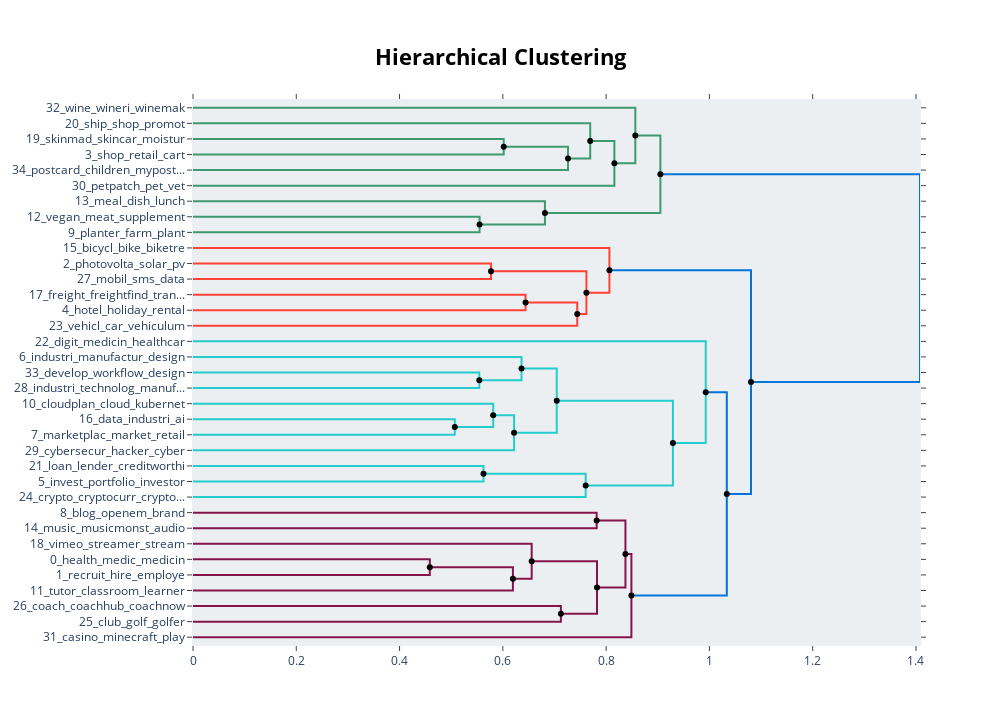

Notebook source saved alongside this figure:
### Markdown cell above
These overlaps could be a potential for merging certain clusters into bigger ones. To see clearer which topic clusters could be merged into bigger ones, we can plot the dendrogram of the hierarchical clustering.

### Code cell
hierarchical_topics = topic_model.hierarchical_topics(docs)
topic_model.visualize_hierarchy(hierarchical_topics=hierarchical_topics)

### Figure 1 — Plotly figure (JSON) as saved in the notebook; plotly's stock layout.template omitted (floating-point values rounded to 4 significant figures)
{"data": [{"hoverinfo": "text", "marker": {"color": "rgb(61,153,112)"}, "mode": "lines", "text": ["skinmad_skincar_moistur_cream_skin", "", "", "shop_retail_cart_sneaker_fashion"], "type": "scatter", "x": [0, 0.6017, 0.6017, 0], "xaxis": "x", "y": [-25, -25, -35, -35], "yaxis": "y"}, {"hoverinfo": "text", "marker": {"color": "rgb(61,153,112)"}, "mode": "lines", "text": ["shop_retail_brand_fashion_product", "", "", "postcard_children_mypostcard_craft_occas"], "type": "scatter", "x": [0.6017, 0.7262, 0.7262, 0], "xaxis": "x", "y": [-30, -30, -45, -45], "yaxis": "y"}, {"hoverinfo": "text", "marker": {"color": "rgb(61,153,112)"}, "mode": "lines", "text": ["ship_shop_promot_fee_payment", "", "", "shop_retail_brand_fashion_product"], "type": "scatter", "x": [0, 0.7692, 0.7692, 0.7262], "xaxis": "x", "y": [-15, -15, -37.5, -37.5], "yaxis": "y"}, {"hoverinfo": "text", "marker": {"color": "rgb(61,153,112)"}, "mode": "lines", "text": ["shop_retail_brand_fashion_product", "", "", "petpatch_pet_vet_veterinarian_dog"], "type": "scatter", "x": [0.7692, 0.816, 0.816, 0], "xaxis": "x", "y": [-26.25, -26.25, -55, -55], "yaxis": "y"}, {"hoverinfo": "text", "marker": {"color": "rgb(61,153,112)"}, "mode": "lines", "text": ["wine_wineri_winemak_grapealli_brew", "", "", "brand_retail_fashion_shop_categori"], "type": "scatter", "x": [0, 0.8566, 0.8566, 0.816], "xaxis": "x", "y": [-5, -5, -40.62, -40.62], "yaxis": "y"}, {"hoverinfo": "text", "marker": {"color": "rgb(61,153,112)"}, "mode": "lines", "text": ["vegan_meat_supplement_dietari_nutrit", "", "", "planter_farm_plant_garden_farmer"], "type": "scatter", "x": [0, 0.555, 0.555, 0], "xaxis": "x", "y": [-75, -75, -85, -85], "yaxis": "y"}, {"hoverinfo": "text", "marker": {"color": "rgb(61,153,112)"}, "mode": "lines", "text": ["meal_dish_lunch_cater_foodji", "", "", "planter_vegan_plant_qualiti_grass"], "type": "scatter", "x": [0, 0.6816, 0.6816, 0.555], "xaxis": "x", "y": [-65, -65, -80, -80], "yaxis": "y"}, {"hoverinfo": "text", "marker": {"color": "rgb(61,153,112)"}, "mode": "lines", "text": ["brand_retail_categori_servic_shop", "", "", "dish_planter_qualiti_healthi_cater"], "type": "scatter", "x": [0.8566, 0.9051, 0.9051, 0.6816], "xaxis": "x", "y": [-22.81, -22.81, -72.5, -72.5], "yaxis": "y"}, {"hoverinfo": "text", "marker": {"color": "rgb(255,65,54)"}, "mode": "lines", "text": ["photovolta_solar_pv_industri_energi", "", "", "mobil_sms_data_lp_market"], "type": "scatter", "x": [0, 0.5771, 0.5771, 0], "xaxis": "x", "y": [-105, -105, -115, -115], "yaxis": "y"}, {"hoverinfo": "text", "marker": {"color": "rgb(255,65,54)"}, "mode": "lines", "text": ["freight_freightfind_transport_cargo_shipper", "", "", "hotel_holiday_rental_rent_travel"], "type": "scatter", "x": [0, 0.644, 0.644, 0], "xaxis": "x", "y": [-125, -125, -135, -135], "yaxis": "y"}, {"hoverinfo": "text", "marker": {"color": "rgb(255,65,54)"}, "mode": "lines", "text": ["freight_travel_shipper_ship_hotel", "", "", "vehicl_car_vehiculum_dealership_ferrari"], "type": "scatter", "x": [0.644, 0.7441, 0.7441, 0], "xaxis": "x", "y": [-130, -130, -145, -145], "yaxis": "y"}, {"hoverinfo": "text", "marker": {"color": "rgb(255,65,54)"}, "mode": "lines", "text": ["photovolta_solar_pv_industri_energi", "", "", "vehicl_car_rental_rent_truck"], "type": "scatter", "x": [0.5771, 0.7619, 0.7619, 0.7441], "xaxis": "x", "y": [-110, -110, -137.5, -137.5], "yaxis": "y"}, {"hoverinfo": "text", "marker": {"color": "rgb(255,65,54)"}, "mode": "lines", "text": ["bicycl_bike_biketre_cyclist_vehicl", "", "", "vehicl_rent_rental_electr_tenant"], "type": "scatter", "x": [0, 0.8064, 0.8064, 0.7619], "xaxis": "x", "y": [-95, -95, -123.8, -123.8], "yaxis": "y"}, {"hoverinfo": "text", "marker": {"color": "rgb(35,205,205)"}, "mode": "lines", "text": ["develop_workflow_design_technolog_implement", "", "", "industri_technolog_manufactur_translat_digit"], "type": "scatter", "x": [0, 0.5544, 0.5544, 0], "xaxis": "x", "y": [-175, -175, -185, -185], "yaxis": "y"}, {"hoverinfo": "text", "marker": {"color": "rgb(35,205,205)"}, "mode": "lines", "text": ["industri_manufactur_design_develop_autom", "", "", "industri_technolog_translat_technic_digit"], "type": "scatter", "x": [0, 0.6361, 0.6361, 0.5544], "xaxis": "x", "y": [-165, -165, -180, -180], "yaxis": "y"}, {"hoverinfo": "text", "marker": {"color": "rgb(35,205,205)"}, "mode": "lines", "text": ["data_industri_ai_itsmydata_search", "", "", "marketplac_market_retail_shop_salesforc"], "type": "scatter", "x": [0, 0.507, 0.507, 0], "xaxis": "x", "y": [-205, -205, -215, -215], "yaxis": "y"}, {"hoverinfo": "text", "marker": {"color": "rgb(35,205,205)"}, "mode": "lines", "text": ["cloudplan_cloud_kubernet_servic_telecommun", "", "", "data_marketplac_ai_market_industri"], "type": "scatter", "x": [0, 0.5813, 0.5813, 0.507], "xaxis": "x", "y": [-195, -195, -210, -210], "yaxis": "y"}, {"hoverinfo": "text", "marker": {"color": "rgb(35,205,205)"}, "mode": "lines", "text": ["data_marketplac_industri_ai_market", "", "", "cybersecur_hacker_cyber_corpor_complianc"], "type": "scatter", "x": [0.5813, 0.6218, 0.6218, 0], "xaxis": "x", "y": [-202.5, -202.5, -225, -225], "yaxis": "y"}, {"hoverinfo": "text", "marker": {"color": "rgb(35,205,205)"}, "mode": "lines", "text": ["industri_manufactur_technolog_develop_design", "", "", "data_marketplac_industri_ai_market"], "type": "scatter", "x": [0.6361, 0.7044, 0.7044, 0.6218], "xaxis": "x", "y": [-172.5, -172.5, -213.8, -213.8], "yaxis": "y"}, {"hoverinfo": "text", "marker": {"color": "rgb(35,205,205)"}, "mode": "lines", "text": ["loan_lender_creditworthi_payment_bank", "", "", "invest_portfolio_investor_financ_market"], "type": "scatter", "x": [0, 0.5625, 0.5625, 0], "xaxis": "x", "y": [-235, -235, -245, -245], "yaxis": "y"}, {"hoverinfo": "text", "marker": {"color": "rgb(35,205,205)"}, "mode": "lines", "text": ["invest_portfolio_investor_financ_market", "", "", "crypto_cryptocurr_cryptotec_bitcoin_payperchain"], "type": "scatter", "x": [0.5625, 0.7604, 0.7604, 0], "xaxis": "x", "y": [-240, -240, -255, -255], "yaxis": "y"}, {"hoverinfo": "text", "marker": {"color": "rgb(35,205,205)"}, "mode": "lines", "text": ["data_industri_manufactur_ai_market", "", "", "invest_financ_investor_financi_portfolio"], "type": "scatter", "x": [0.7044, 0.9294, 0.9294, 0.7604], "xaxis": "x", "y": [-193.1, -193.1, -247.5, -247.5], "yaxis": "y"}, {"hoverinfo": "text", "marker": {"color": "rgb(35,205,205)"}, "mode": "lines", "text": ["digit_medicin_healthcar_pagetechn_stereolog", "", "", "data_industri_busi_ai_market"], "type": "scatter", "x": [0, 0.9929, 0.9929, 0.9294], "xaxis": "x", "y": [-155, -155, -220.3, -220.3], "yaxis": "y"}, {"hoverinfo": "text", "marker": {"color": "rgb(133,20,75)"}, "mode": "lines", "text": ["blog_openem_brand_gmbh_industri", "", "", "music_musicmonst_audio_piano_musician"], "type": "scatter", "x": [0, 0.7817, 0.7817, 0], "xaxis": "x", "y": [-265, -265, -275, -275], "yaxis": "y"}, {"hoverinfo": "text", "marker": {"color": "rgb(133,20,75)"}, "mode": "lines", "text": ["health_medic_medicin_servic_healthcar", "", "", "recruit_hire_employe_career_employ"], "type": "scatter", "x": [0, 0.4585, 0.4585, 0], "xaxis": "x", "y": [-295, -295, -305, -305], "yaxis": "y"}, {"hoverinfo": "text", "marker": {"color": "rgb(133,20,75)"}, "mode": "lines", "text": ["health_medic_medicin_healthcar_servic", "", "", "tutor_classroom_learner_student_teach"], "type": "scatter", "x": [0.4585, 0.6195, 0.6195, 0], "xaxis": "x", "y": [-300, -300, -315, -315], "yaxis": "y"}, {"hoverinfo": "text", "marker": {"color": "rgb(133,20,75)"}, "mode": "lines", "text": ["vimeo_streamer_stream_webinar_video", "", "", "medic_servic_tutor_health_practic"], "type": "scatter", "x": [0, 0.6558, 0.6558, 0.6195], "xaxis": "x", "y": [-285, -285, -307.5, -307.5], "yaxis": "y"}, {"hoverinfo": "text", "marker": {"color": "rgb(133,20,75)"}, "mode": "lines", "text": ["coach_coachhub_coachnow_leadership_perform", "", "", "club_golf_golfer_pga_prosport"], "type": "scatter", "x": [0, 0.7124, 0.7124, 0], "xaxis": "x", "y": [-325, -325, -335, -335], "yaxis": "y"}, {"hoverinfo": "text", "marker": {"color": "rgb(133,20,75)"}, "mode": "lines", "text": ["tutor_develop_employe_practic_student", "", "", "coach_coachhub_coachnow_footbal_train"], "type": "scatter", "x": [0.6558, 0.7823, 0.7823, 0.7124], "xaxis": "x", "y": [-296.2, -296.2, -330, -330], "yaxis": "y"}, {"hoverinfo": "text", "marker": {"color": "rgb(133,20,75)"}, "mode": "lines", "text": ["music_musicmonst_audio_piano_musician", "", "", "medic_servic_health_research_support"], "type": "scatter", "x": [0.7817, 0.8374, 0.8374, 0.7823], "xaxis": "x", "y": [-270, -270, -313.1, -313.1], "yaxis": "y"}, {"hoverinfo": "text", "marker": {"color": "rgb(133,20,75)"}, "mode": "lines", "text": ["develop_research_employe_practic_medic", "", "", "casino_minecraft_play_playtest_entertain"], "type": "scatter", "x": [0.8374, 0.8489, 0.8489, 0], "xaxis": "x", "y": [-291.6, -291.6, -345, -345], "yaxis": "y"}, {"hoverinfo": "text", "marker": {"color": "rgb(0,116,217)"}, "mode": "lines", "text": ["industri_market_financ_ai_servic", "", "", "develop_research_practic_profession_medic"], "type": "scatter", "x": [0.9929, 1.034, 1.034, 0.8489], "xaxis": "x", "y": [-187.7, -187.7, -318.3, -318.3], "yaxis": "y"}, {"hoverinfo": "text", "marker": {"color": "rgb(0,116,217)"}, "mode": "lines", "text": ["vehicl_rent_rental_car_mobil", "", "", "data_industri_market_develop_technolog"], "type": "scatter", "x": [0.8064, 1.081, 1.081, 1.034], "xaxis": "x", "y": [-109.4, -109.4, -253.0, -253.0], "yaxis": "y"}, {"hoverinfo": "text", "marker": {"color": "rgb(0,116,217)"}, "mode": "lines", "text": ["healthi_dish_qualiti_ingredi_cater", "", "", "industri_employe_servic_easi_optim"], "type": "scatter", "x": [0.9051, 1.408, 1.408, 1.081], "xaxis": "x", "y": [-47.66, -47.66, -181.2, -181.2], "yaxis": "y"}, {"hoverinfo": "text", "hovertext": ["shop_retail_brand_fashion_product", "shop_retail_brand_fashion_product", "brand_retail_categori_servic_shop", "freight_travel_shipper_ship_hotel", "photovolta_solar_pv_industri_energi", "data_marketplac_industri_ai_market", "industri_manufactur_technolog_develop_design", "invest_portfolio_investor_financ_market", "data_industri_manufactur_ai_market", "health_medic_medicin_healthcar_servic", "tutor_develop_employe_practic_student", "music_musicmonst_audio_piano_musician", "develop_research_employe_practic_medic", "industri_market_financ_ai_servic", "vehicl_rent_rental_car_mobil", "healthi_dish_qualiti_ingredi_cater"], "marker": {"color": "black"}, "mode": "markers", "showlegend": false, "type": "scatter", "x": [0.6017, 0.7692, 0.8566, 0.644, 0.5771, 0.5813, 0.6361, 0.5625, 0.7044, 0.4585, 0.6558, 0.7817, 0.8374, 0.9929, 0.8064, 0.9051], "y": [-30, -26.25, -22.81, -130, -110, -202.5, -172.5, -240, -193.1, -300, -296.2, -270, -291.6, -187.7, -109.4, -47.66]}, {"hoverinfo": "text", "hovertext": ["shop_retail_brand_fashion_product", "brand_retail_fashion_shop_categori", "planter_vegan_plant_qualiti_grass", "dish_planter_qualiti_healthi_cater", "vehicl_car_rental_rent_truck", "vehicl_rent_rental_electr_tenant", "industri_technolog_translat_technic_digit", "data_marketplac_ai_market_industri", "data_marketplac_industri_ai_market", "invest_financ_investor_financi_portfolio", "data_industri_busi_ai_market", "medic_servic_tutor_health_practic", "coach_coachhub_coachnow_footbal_train", "medic_servic_health_research_support", "develop_research_practic_profession_medic", "data_industri_market_develop_technolog", "industri_employe_servic_easi_optim"], "marker": {"color": "black"}, "mode": "markers", "showlegend": false, "type": "scatter", "x": [0.7262, 0.816, 0.555, 0.6816, 0.7441, 0.7619, 0.5544, 0.507, 0.6218, 0.7604, 0.9294, 0.6195, 0.7124, 0.7823, 0.8489, 1.034, 1.081], "y": [-37.5, -40.62, -80, -72.5, -137.5, -123.8, -180, -210, -213.8, -247.5, -220.3, -307.5, -330, -313.1, -318.3, -253.0, -181.2]}], "layout": {"autosize": false, "height": 725, "hoverlabel": {"bgcolor": "white", "font": {"family": "Rockwell", "size": 16}}, "hovermode": "closest", "plot_bgcolor": "#ECEFF1", "showlegend": false, "title": {"font": {"color": "Black", "size": 22}, "text": "<b>Hierarchical Clustering</b>", "x": 0.5, "xanchor": "center", "yanchor": "top"}, "width": 1000, "xaxis": {"mirror": "allticks", "rangemode": "tozero", "showgrid": false, "showline": true, "showticklabels": true, "ticks": "outside", "type": "linear", "zeroline": false}, "yaxis": {"mirror": "allticks", "range": [-350, 0], "rangemode": "tozero", "showgrid": false, "showline": true, "showticklabels": true, "tickmode": "array", "ticks": "outside", "ticktext": ["32_wine_wineri_winemak", "20_ship_shop_promot", "19_skinmad_skincar_moistur", "3_shop_retail_cart", "34_postcard_children_mypost...", "30_petpatch_pet_vet", "13_meal_dish_lunch", "12_vegan_meat_supplement", "9_planter_farm_plant", "15_bicycl_bike_biketre", "2_photovolta_solar_pv", "27_mobil_sms_data", "17_freight_freightfind_tran...", "4_hotel_holiday_rental", "23_vehicl_car_vehiculum", "22_digit_medicin_healthcar", "6_industri_manufactur_design", "33_develop_workflow_design", "28_industri_technolog_manuf...", "10_cloudplan_cloud_kubernet", "16_data_industri_ai", "7_marketplac_market_retail", "29_cybersecur_hacker_cyber", "21_loan_lender_creditworthi", "5_invest_portfolio_investor", "24_crypto_cryptocurr_crypto...", "8_blog_openem_brand", "14_music_musicmonst_audio", "18_vimeo_streamer_stream", "0_health_medic_medicin", "1_recruit_hire_employe", "11_tutor_classroom_learner", "26_coach_coachhub_coachnow", "25_club_golf_golfer", "31_casino_minecraft_play"], "tickvals": [-5, -15, -25, -35, -45, -55, -65, -75, -85, -95, -105, -115, -125, -135, -145, -155, -165, -175, -185, -195, -205, -215, -225, -235, -245, -255, -265, -275, -285, -295, -305, -315, -325, -335, -345], "type": "linear", "zeroline": false}}}
